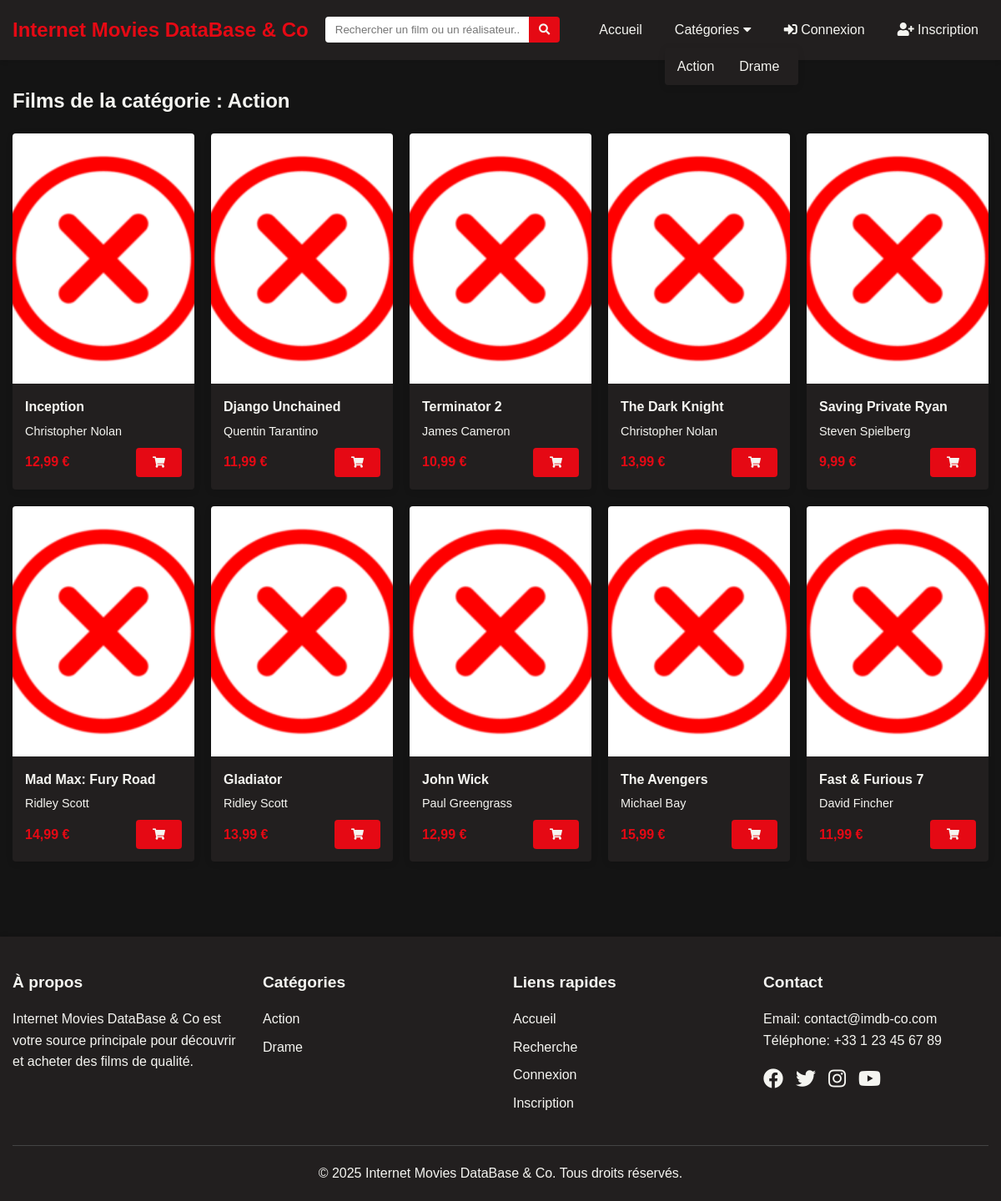
/category.php?id=1, run on the app's committed database.
### tables this page shows
CREATE TABLE `categories` (
  `id` int NOT NULL AUTO_INCREMENT,
  `nom` varchar(255) NOT NULL,
  PRIMARY KEY (`id`)
);

CREATE TABLE `films` (
  `id` int NOT NULL AUTO_INCREMENT,
  `titre` varchar(255) NOT NULL,
  `description` text,
  `realisateur_id` int DEFAULT NULL,
  `categorie_id` int DEFAULT NULL,
  `prix` decimal(10,2) DEFAULT NULL,
  `image_url` varchar(1024) DEFAULT NULL,
  PRIMARY KEY (`id`),
  KEY `realisateur_id` (`realisateur_id`),
  KEY `categorie_id` (`categorie_id`),
  CONSTRAINT `films_ibfk_1` FOREIGN KEY (`realisateur_id`) REFERENCES `realisateurs` (`id`),
  CONSTRAINT `films_ibfk_2` FOREIGN KEY (`categorie_id`) REFERENCES `categories` (`id`)
);

CREATE TABLE `realisateurs` (
  `id` int NOT NULL AUTO_INCREMENT,
  `nom` varchar(255) NOT NULL,
  PRIMARY KEY (`id`)
);

### includes/functions.php (called while the page is built, shortened)
<?php
function getFilmsByCategory($categoryId) {
    $conn = getDbConnection();
    $stmt = $conn->prepare("SELECT f.*, r.nom as realisateur_nom, c.nom as categorie_nom
                           FROM films f
                           LEFT JOIN realisateurs r ON f.realisateur_id = r.id
                           LEFT JOIN categories c ON f.categorie_id = c.id
                           WHERE f.categorie_id = :category_id");
    $stmt->bindParam(':category_id', $categoryId, PDO::PARAM_INT);
    $stmt->execute();
    return $stmt->fetchAll(PDO::FETCH_ASSOC);
}
function isLoggedIn() {
    return isset($_SESSION['user_id']);
}
function getAllCategories() {
    $conn = getDbConnection();
    $stmt = $conn->prepare("SELECT * FROM categories");
    $stmt->execute();
    return $stmt->fetchAll(PDO::FETCH_ASSOC);
}
?>

### category.php (the view, shortened to what this page needs)
<?php
require_once 'includes/functions.php';
$categoryId = intval($_GET['id']);
$films = getFilmsByCategory($categoryId);
$categoryName = $films[0]['categorie_nom'];
include 'includes/header.php';
?>
<section class="category-section">
    <div class="section-header">
        <h2>Films de la catégorie : <?php echo $categoryName; ?></h2>
    </div>
    <div class="film-grid">
        <?php foreach ($films as $film): ?>
            <div class="film-card">
                <div class="film-image">
                    <a href="film.php?id=<?php echo $film['id']; ?>">
                        <img src="assets/images/films/<?php echo $film['id']; ?>.jpg" onerror="this.src='assets/images/placeholder.jpg'" alt="<?php echo $film['titre']; ?>">
                    </a>
                </div>
                <div class="film-info">
                    <h3><a href="film.php?id=<?php echo $film['id']; ?>"><?php echo $film['titre']; ?></a></h3>
                    <div class="film-director">
                        <a href="director.php?id=<?php echo $film['realisateur_id']; ?>"><?php echo $film['realisateur_nom']; ?></a>
                    </div>
                    <div class="film-price">
                        <span class="price"><?php echo number_format($film['prix'], 2, ',', ' '); ?> €</span>
                        <form action="cart_actions.php" method="POST">
                            <button type="submit" class="btn add-to-cart-btn"><i class="fas fa-shopping-cart"></i></button>
                        </form>
                    </div>
                </div>
            </div>
        <?php endforeach; ?>
    </div>
</section>
<?php include 'includes/footer.php'; ?>

### includes/header.php (shortened to what this page needs)
<!DOCTYPE html>
<html lang="fr">
<head>
    <link rel="stylesheet" href="https://cdnjs.cloudflare.com/ajax/libs/font-awesome/5.15.4/css/all.min.css">
    <link rel="stylesheet" href="assets/css/style.css">
</head>
<body>
    <header>
        <div class="container">
            <div class="header-content">
                <div class="logo">
                    <a href="index.php">
                        <h1><?php echo SITE_NAME; ?></h1>
                    </a>
                </div>
                <div class="search-box">
                    <form action="search.php" method="GET">
                        <input type="text" name="q" placeholder="Rechercher un film ou un réalisateur..." required>
                        <button type="submit"><i class="fas fa-search"></i></button>
                    </form>
                </div>
                <nav class="main-nav">
                    <ul>
                        <li><a href="index.php">Accueil</a></li>
                        <li class="dropdown">
                            <a href="#">Catégories <i class="fas fa-caret-down"></i></a>
                            <ul class="dropdown-content">
                                <?php
                                require_once 'includes/functions.php';
                                $categories = getAllCategories();
                                foreach ($categories as $category) {
                                    echo '<li><a href="category.php?id=' . $category['id'] . '">' . $category['nom'] . '</a></li>';
                                }
                                ?>
                            </ul>
                        </li>
                        <?php if (isLoggedIn()): ?>
                            <li><a href="cart.php"><i class="fas fa-shopping-cart"></i> Panier</a></li>
                            <li><a href="profile.php"><i class="fas fa-user"></i> Profil</a></li>
                            <li><a href="logout.php"><i class="fas fa-sign-out-alt"></i> Déconnexion</a></li>
                        <?php else: ?>
                            <li><a href="login.php"><i class="fas fa-sign-in-alt"></i> Connexion</a></li>
                            <li><a href="register.php"><i class="fas fa-user-plus"></i> Inscription</a></li>
                        <?php endif; ?>
                    </ul>
                </nav>
            </div>
        </div>
    </header>
    <main>
        <div class="container">

### includes/footer.php (shortened to what this page needs)
</div>
    </main>
    <footer>
        <div class="container">
            <div class="footer-content">
                <div class="footer-section">
                    <h3>À propos</h3>
                    <p>Internet Movies DataBase & Co est votre source principale pour découvrir et acheter des films de qualité.</p>
                </div>
                <div class="footer-section">
                    <h3>Catégories</h3>
                    <ul>
                        <?php
                        $categories = getAllCategories();
                        foreach ($categories as $category) {
                            echo '<li><a href="category.php?id=' . $category['id'] . '">' . $category['nom'] . '</a></li>';
                        }
                        ?>
                    </ul>
                </div>
                <div class="footer-section">
                    <h3>Liens rapides</h3>
                    <ul>
                        <li><a href="index.php">Accueil</a></li>
                        <li><a href="search.php">Recherche</a></li>
                        <?php if (isLoggedIn()): ?>
                            <li><a href="cart.php">Panier</a></li>
                            <li><a href="profile.php">Profil</a></li>
                        <?php else: ?>
                            <li><a href="login.php">Connexion</a></li>
                            <li><a href="register.php">Inscription</a></li>
                        <?php endif; ?>
                    </ul>
                </div>
                <div class="footer-section">
                    <h3>Contact</h3>
                    <p>Email: contact@imdb-co.com</p>
                    <p>Téléphone: +33 1 23 45 67 89</p>
                    <div class="social-icons">
                        <a href="#"><i class="fab fa-facebook"></i></a>
                        <a href="#"><i class="fab fa-twitter"></i></a>
                        <a href="#"><i class="fab fa-instagram"></i></a>
                        <a href="#"><i class="fab fa-youtube"></i></a>
                    </div>
                </div>
            </div>
            <div class="copyright">
                <p>&copy; <?php echo date('Y'); ?> Internet Movies DataBase & Co. Tous droits réservés.</p>
            </div>
        </div>
    </footer>
</body>
</html>

### assets/css/style.css (style rules this page uses)
:root { --primary-color: #e50914; --secondary-color: #221f1f; --text-color: #f5f5f1; --dark-bg: #141414; --light-bg: #f5f5f1; --border-radius: 4px; --box-shadow: 0 2px 8px rgba(0, 0, 0, 0.1); }
* { margin: 0; padding: 0; box-sizing: border-box; }
body { font-family: 'Arial', sans-serif; line-height: 1.6; color: var(--text-color); background-color: var(--dark-bg); }
a { text-decoration: none; color: var(--text-color); }
ul { list-style: none; }
img { max-width: 100%; height: auto; }
.container { width: 100%; max-width: 1200px; margin: 0 auto; padding: 0 15px; }
header { background-color: var(--secondary-color); padding: 15px 0; box-shadow: 0 2px 5px rgba(0, 0, 0, 0.1); position: sticky; top: 0; z-index: 1000; }
.header-content { display: flex; justify-content: space-between; align-items: center; flex-wrap: wrap; }
.logo h1 { font-size: 1.5rem; font-weight: 700; }
.logo a { color: var(--primary-color); }
.search-box { flex: 1; max-width: 400px; margin: 0 20px; }
.search-box form { display: flex; }
.search-box input { flex: 1; padding: 8px 12px; border: none; border-radius: var(--border-radius) 0 0 var(--border-radius); outline: none; }
.search-box button { background-color: var(--primary-color); color: var(--text-color); border: none; padding: 8px 12px; cursor: pointer; border-radius: 0 var(--border-radius) var(--border-radius) 0; }
.main-nav ul { display: flex; }
.main-nav li { margin-left: 15px; position: relative; }
.main-nav a { padding: 8px 12px; display: block; border-radius: var(--border-radius); }
.dropdown-content { display: none; position: absolute; background-color: var(--secondary-color); min-width: 160px; box-shadow: var(--box-shadow); border-radius: var(--border-radius); z-index: 1; }
.dropdown-content li { margin: 0; }
.dropdown-content a { padding: 10px 15px; white-space: nowrap; }
main { padding: 30px 0; min-height: calc(100vh - 140px); }
.btn { display: inline-block; background-color: var(--primary-color); color: var(--text-color); padding: 10px 20px; border-radius: var(--border-radius); border: none; cursor: pointer; transition: background-color 0.3s; }
.film-grid { display: grid; grid-template-columns: repeat(auto-fill, minmax(200px, 1fr)); gap: 20px; margin-bottom: 30px; }
.film-card { background-color: var(--secondary-color); border-radius: var(--border-radius); overflow: hidden; transition: transform 0.3s; box-shadow: var(--box-shadow); }
.film-image { height: 300px; background-color: #333; overflow: hidden; }
.film-image img { width: 100%; height: 100%; object-fit: cover; }
.film-info { padding: 15px; }
.film-info h3 { margin-bottom: 5px; font-size: 1rem; }
.film-info .film-director { font-size: 0.9rem; color: #ccc; margin-bottom: 8px; }
.film-price { display: flex; justify-content: space-between; align-items: center; }
.price { font-weight: bold; color: var(--primary-color); }
.section-header { margin-bottom: 20px; display: flex; justify-content: space-between; align-items: center; }
.section-header h2 { font-size: 1.5rem; }
footer { background-color: var(--secondary-color); padding: 40px 0 20px; margin-top: 30px; box-shadow: 0 -2px 5px rgba(0, 0, 0, 0.1); }
.footer-content { display: grid; grid-template-columns: repeat(4, 1fr); gap: 30px; margin-bottom: 30px; }
.footer-section h3 { margin-bottom: 15px; font-size: 1.2rem; }
.footer-section ul li { margin-bottom: 8px; }
.social-icons { display: flex; gap: 15px; margin-top: 15px; }
.social-icons a { font-size: 1.5rem; }
.copyright { text-align: center; padding-top: 20px; border-top: 1px solid #444; }

### data on the page
categories: nom "Action"
categories: nom "Drame"
films: titre "Inception", realisateur.nom "Christopher Nolan", prix "12,99"
films: titre "Django Unchained", realisateur.nom "Quentin Tarantino", prix "11,99"
films: titre "Terminator 2", realisateur.nom "James Cameron", prix "10,99"
films: titre "The Dark Knight", realisateur.nom "Christopher Nolan", prix "13,99"
films: titre "Saving Private Ryan", realisateur.nom "Steven Spielberg", prix "9,99"
films: titre "Mad Max: Fury Road", realisateur.nom "Ridley Scott", prix "14,99"
films: titre "Gladiator", realisateur.nom "Ridley Scott", prix "13,99"
films: titre "John Wick", realisateur.nom "Paul Greengrass", prix "12,99"
films: titre "The Avengers", realisateur.nom "Michael Bay", prix "15,99"
films: titre "Fast & Furious 7", realisateur.nom "David Fincher", prix "11,99"

### other printed values
SITE_NAME "Internet Movies DataBase & Co"
